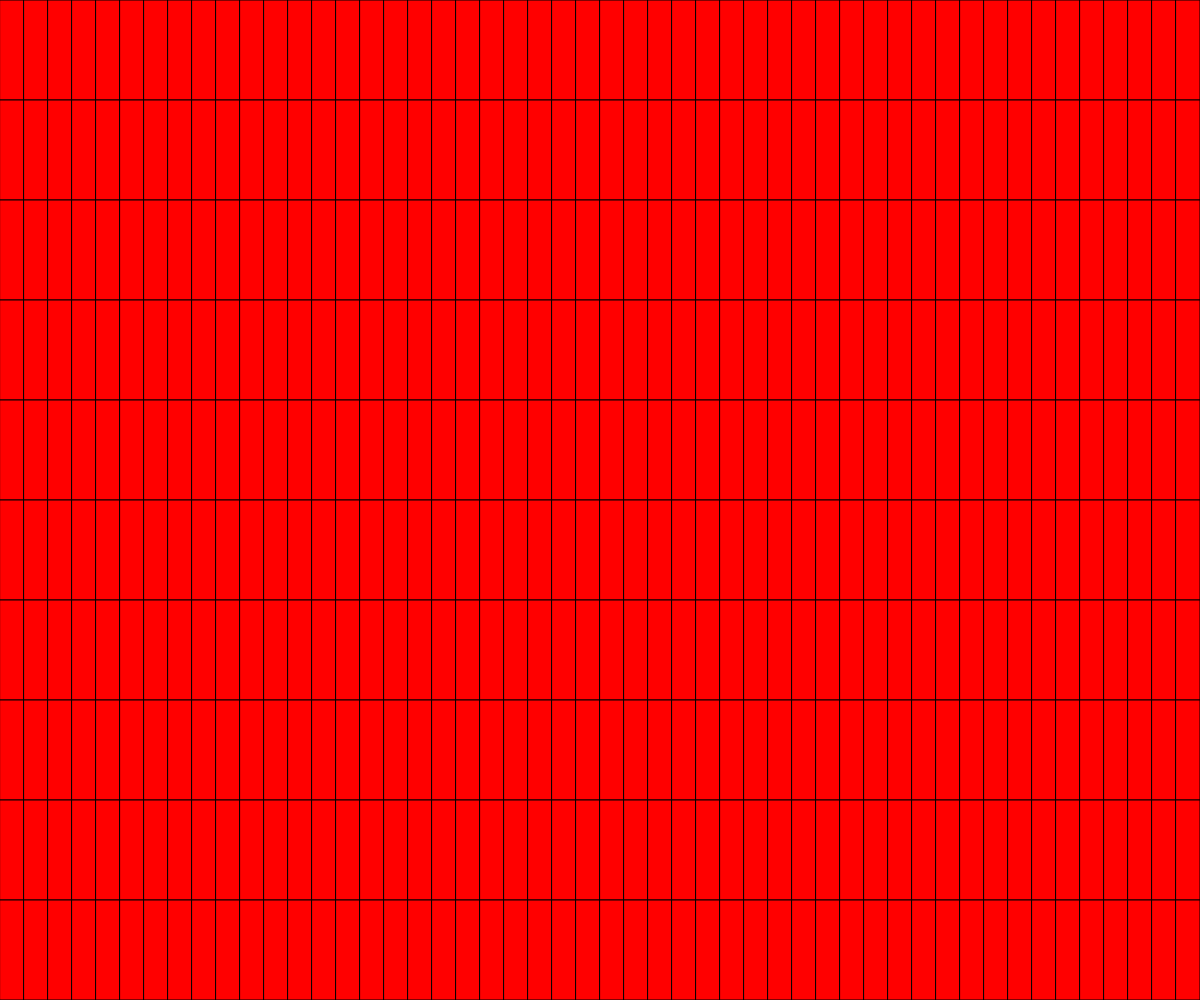
Frame 1 (no input)
Frame 2 (the mouse pressed at the canvas centre, redrawn once): identical to frame 1, image omitted

The p5.js sketch that drew this single still picture (run headless with seeded random() and noise() and a simulated clock; the mouse was pressed at the canvas centre and the sketch redrawn once):

// p5.js sketch
// ── sketch.js
'use strict';

var tileCountX = 50;
var tileCountY = 10;

function setup() {
  createCanvas(windowWidth, windowHeight);
  colorMode(HSB, 360, 100, 100, 100);
  // noStroke();
}

function draw() {
  noLoop();

  var tileWidth = width / tileCountX;
  var tileHeight = height / tileCountY;

  for (var gridY = 0; gridY < tileCountY; gridY++) {
    for (var gridX = 0; gridX < tileCountX; gridX++) {
      var posX = tileWidth * gridX;
      var posY = tileHeight * gridY;
      fill('red');
      rect(posX, posY, tileWidth, tileHeight);
    }
  }
}
